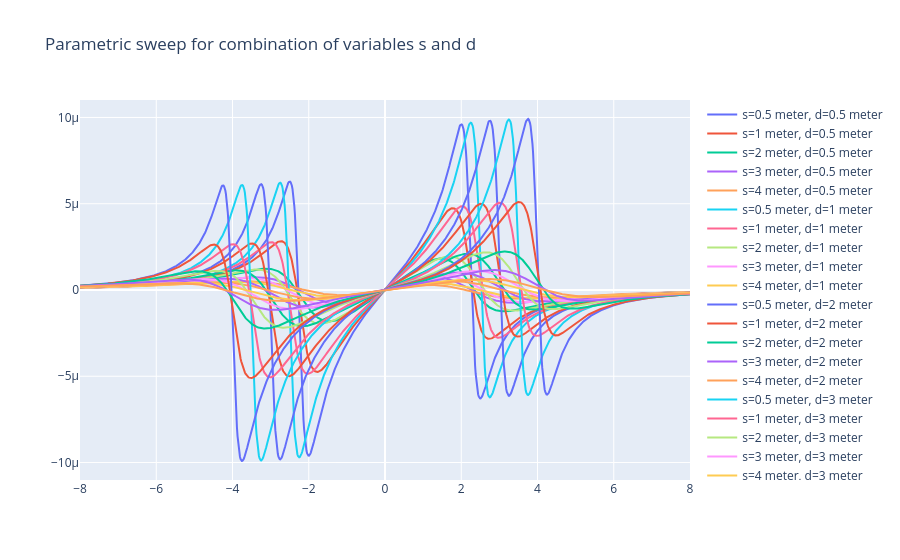

The notebook cell this image was saved under:
### Code cell
fig = go.Figure()

for d_test in d_parameters.values():

    name_d=list(d_parameters.keys())[list(d_parameters.values()).index(d_test)]
    
    for s_test in s_parameters.values():
    
        x_coil, x_gradient, y_coil, y_gradient=create_xy_gradients(R,l,alpha,d_test,s_test,current)        # set both s and d to s_test and d_test
        Bx=x_gradient.getB(x_axis)
        
        name_s=list(s_parameters.keys())[list(s_parameters.values()).index(s_test)]
    
        fig.add_trace(go.Scatter(x=x_axis[:,0], y=Bx[:,2], mode='lines', name=f's={name_s}, d={name_d}'))

fig.update_layout(title="Parametric sweep for combination of variables s and d")
fig.show()

### Figure 1 — Plotly figure (JSON) as saved in the notebook; plotly's stock layout.template omitted (floating-point values rounded to 4 significant figures; data arrays with more than 128 entries replaced by an {"elided": "..."} marker saying what was removed)
{"data": [{"mode": "lines", "name": "s=0.5 meter, d=0.5 meter", "type": "scatter", "x": {"elided": "1000 float values"}, "y": {"elided": "1000 float values"}}, {"mode": "lines", "name": "s=1 meter, d=0.5 meter", "type": "scatter", "x": {"elided": "1000 float values"}, "y": {"elided": "1000 float values"}}, {"mode": "lines", "name": "s=2 meter, d=0.5 meter", "type": "scatter", "x": {"elided": "1000 float values"}, "y": {"elided": "1000 float values"}}, {"mode": "lines", "name": "s=3 meter, d=0.5 meter", "type": "scatter", "x": {"elided": "1000 float values"}, "y": {"elided": "1000 float values"}}, {"mode": "lines", "name": "s=4 meter, d=0.5 meter", "type": "scatter", "x": {"elided": "1000 float values"}, "y": {"elided": "1000 float values"}}, {"mode": "lines", "name": "s=0.5 meter, d=1 meter", "type": "scatter", "x": {"elided": "1000 float values"}, "y": {"elided": "1000 float values"}}, {"mode": "lines", "name": "s=1 meter, d=1 meter", "type": "scatter", "x": {"elided": "1000 float values"}, "y": {"elided": "1000 float values"}}, {"mode": "lines", "name": "s=2 meter, d=1 meter", "type": "scatter", "x": {"elided": "1000 float values"}, "y": {"elided": "1000 float values"}}, {"mode": "lines", "name": "s=3 meter, d=1 meter", "type": "scatter", "x": {"elided": "1000 float values"}, "y": {"elided": "1000 float values"}}, {"mode": "lines", "name": "s=4 meter, d=1 meter", "type": "scatter", "x": {"elided": "1000 float values"}, "y": {"elided": "1000 float values"}}, {"mode": "lines", "name": "s=0.5 meter, d=2 meter", "type": "scatter", "x": {"elided": "1000 float values"}, "y": {"elided": "1000 float values"}}, {"mode": "lines", "name": "s=1 meter, d=2 meter", "type": "scatter", "x": {"elided": "1000 float values"}, "y": {"elided": "1000 float values"}}, {"mode": "lines", "name": "s=2 meter, d=2 meter", "type": "scatter", "x": {"elided": "1000 float values"}, "y": {"elided": "1000 float values"}}, {"mode": "lines", "name": "s=3 meter, d=2 meter", "type": "scatter", "x": {"elided": "1000 float values"}, "y": {"elided": "1000 float values"}}, {"mode": "lines", "name": "s=4 meter, d=2 meter", "type": "scatter", "x": {"elided": "1000 float values"}, "y": {"elided": "1000 float values"}}, {"mode": "lines", "name": "s=0.5 meter, d=3 meter", "type": "scatter", "x": {"elided": "1000 float values"}, "y": {"elided": "1000 float values"}}, {"mode": "lines", "name": "s=1 meter, d=3 meter", "type": "scatter", "x": {"elided": "1000 float values"}, "y": {"elided": "1000 float values"}}, {"mode": "lines", "name": "s=2 meter, d=3 meter", "type": "scatter", "x": {"elided": "1000 float values"}, "y": {"elided": "1000 float values"}}, {"mode": "lines", "name": "s=3 meter, d=3 meter", "type": "scatter", "x": {"elided": "1000 float values"}, "y": {"elided": "1000 float values"}}, {"mode": "lines", "name": "s=4 meter, d=3 meter", "type": "scatter", "x": {"elided": "1000 float values"}, "y": {"elided": "1000 float values"}}, {"mode": "lines", "name": "s=0.5 meter, d=4 meter", "type": "scatter", "x": {"elided": "1000 float values"}, "y": {"elided": "1000 float values"}}, {"mode": "lines", "name": "s=1 meter, d=4 meter", "type": "scatter", "x": {"elided": "1000 float values"}, "y": {"elided": "1000 float values"}}, {"mode": "lines", "name": "s=2 meter, d=4 meter", "type": "scatter", "x": {"elided": "1000 float values"}, "y": {"elided": "1000 float values"}}, {"mode": "lines", "name": "s=3 meter, d=4 meter", "type": "scatter", "x": {"elided": "1000 float values"}, "y": {"elided": "1000 float values"}}, {"mode": "lines", "name": "s=4 meter, d=4 meter", "type": "scatter", "x": {"elided": "1000 float values"}, "y": {"elided": "1000 float values"}}], "layout": {"title": {"text": "Parametric sweep for combination of variables s and d"}}}
